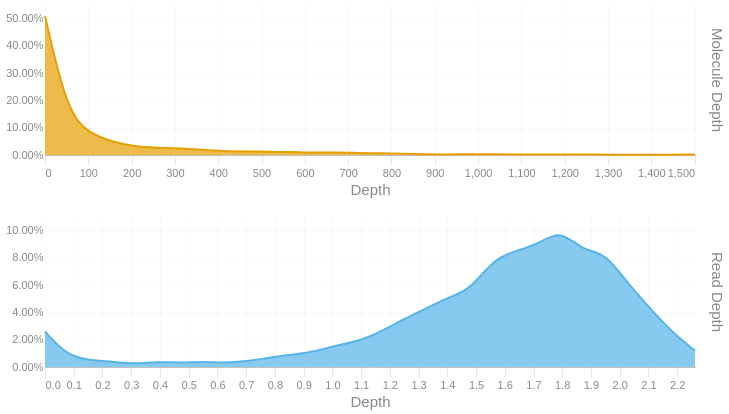

Notebook code for this chart:
### Code cell
readdep = depth_hist(tb['Read Depth'], q99, 3)
readdep = readdep.with_columns(pl.lit('Read Depth').alias('Metric'))
if not SKIPLR:
    moldep = depth_hist(tb['Molecule Depth'], mol_q99, 1)
    moldep = moldep.with_columns(pl.lit('Molecule Depth').alias('Metric'))
    _hist = pl.concat([readdep, moldep])
    _hist = _hist.filter(pl.col('Proportion') != 0)
    with SafeRender(_hist):
        (
            alt.Chart(_hist)        
            .mark_area(interpolate = "basis")
            .encode(
                x=alt.X('Bin:Q').scale(domainMin=0).axis(alt.Axis(title='Depth')),
                y = alt.Y('Proportion:Q', title = None).axis(format = '.2%'),
                color = alt.Color('Metric:N').legend(None),
                row = alt.Row("Metric:N").header(title = None, labelOrient = 'right'),
                tooltip = [
                    alt.Tooltip("Metric:N", title = "Metric"),
                    alt.Tooltip('Interval:N', title = "Depth Interval"),
                    alt.Tooltip('Proportion:Q', title = "% Alignments").format('.2%')
                ]
            )
            .resolve_scale(x='independent', y='independent')
            .properties(
                height = 150, width = 650,
                usermeta={'embedOptions': {'downloadFileName': f'{samplename}.depth.hist'}}
            )
        ).display()
else:
    readdep = readdep.filter(pl.col('Proportion') != 0)
    with SafeRender(readdep):
        (
            alt.Chart(readdep)        
            .mark_area(interpolate = "basis")
            .encode(
                x=alt.X('Bin:Q').scale(domainMin=0).axis(alt.Axis(title='Depth')),
                y = alt.Y('Proportion:Q', title = None).axis(format = '.2%'),
                tooltip = [
                    alt.Tooltip('Interval:N', title = "Depth Interval"),
                    alt.Tooltip('Proportion:Q', title = "% Alignments").format('.2%')
                ]
            )
            .properties(
                usermeta={'embedOptions': {'downloadFileName': f'{samplename}.depth.hist'}}
            )
        ).display()

### Figure 1 — Vega-Lite specification as saved in the notebook (floating-point values rounded to 4 significant figures)
{"width": 650, "height": 150, "config": {"title": {"anchor": "start", "dy": -15, "fontSize": 18, "color": "#888888", "subtitleColor": "#888888", "subtitleFontSize": 14}, "arc": {"fill": "#0072B2"}, "axis": {"domainColor": "#888888", "domainWidth": 0.5, "gridWidth": 0.2, "grid": false, "titleFontWeight": 400, "titleFontSize": 15, "labelFontSize": 11, "labelColor": "#888888", "tickColor": "#888888", "tickWidth": 0.2, "titleColor": "#888888"}, "axisBand": {"grid": false}, "axisX": {"grid": true, "tickSize": 10, "domainCap": "round"}, "axisY": {"domain": false, "grid": true, "tickSize": 0, "domainCap": "round"}, "background": "transparent", "header": {"labelFontSize": 15, "labelColor": "#888888", "titleFontSize": 15, "titleFontWeight": 600, "titleColor": "#888888"}, "legend": {"labelFont": "sans-serif", "labelFontSize": 12, "labelColor": "#888888", "symbolSize": 100, "symbolType": "circle", "titleFontSize": 12, "titlePadding": 10, "titleColor": "#888888", "title": null}, "range": {"category": ["#E69F00", "#56B4E9", "#009E73", "#F0E442", "#0072B2", "#D55E00", "#CC79A7", "#000000"], "diverging": ["#cfe8f3", "#a2d4ec", "#73bfe2", "#46abdb", "#1696d2", "#12719e"]}, "area": {"fill": "#0072B2", "fillOpacity": 0.7, "line": true, "strokeOpacity": 0.7}, "line": {"color": "#0072B2", "stroke": "#0072B2", "strokeWidth": 2}, "trail": {"color": "#0072B2", "stroke": "#0072B2", "strokeWidth": 0, "size": 1}, "point": {"filled": true, "fillOpacity": 1.0, "size": 95}, "text": {"color": "#888888", "fontSize": 11, "align": "right", "fontWeight": 400, "size": 11}, "bar": {"fill": "#0072B2", "stroke": null}, "view": {"stroke": null, "continuousWidth": 660, "continuousHeight": 400}}, "data": {"name": "data-cc2686ec9c92d84dbabe91082a8421ef"}, "mark": {"type": "area", "interpolate": "basis"}, "encoding": {"color": {"field": "Metric", "legend": null, "type": "nominal"}, "row": {"field": "Metric", "header": {"title": null, "labelOrient": "right"}, "type": "nominal"}, "tooltip": [{"field": "Metric", "title": "Metric", "type": "nominal"}, {"field": "Interval", "title": "Depth Interval", "type": "nominal"}, {"field": "Proportion", "format": ".2%", "title": "% Alignments", "type": "quantitative"}], "x": {"axis": {"title": "Depth"}, "field": "Bin", "scale": {"domainMin": 0}, "type": "quantitative"}, "y": {"axis": {"format": ".2%"}, "field": "Proportion", "title": null, "type": "quantitative"}}, "resolve": {"scale": {"x": "independent", "y": "independent"}}, "usermeta": {"embedOptions": {"downloadFileName": "S5_Hudson_1196.depth.hist"}}, "$schema": "https://vega.github.io/schema/vega-lite/v6.1.0.json", "datasets": {"data-cc2686ec9c92d84dbabe91082a8421ef": [{"Bin": 0.0, "Interval": "0.0-0.078", "Proportion": 0.026, "Metric": "Read Depth"}, {"Bin": 0.078, "Interval": "0.078-0.156", "Proportion": 0.008, "Metric": "Read Depth"}, {"Bin": 0.156, "Interval": "0.156-0.234", "Proportion": 0.005, "Metric": "Read Depth"}, {"Bin": 0.234, "Interval": "0.234-0.312", "Proportion": 0.004, "Metric": "Read Depth"}, {"Bin": 0.312, "Interval": "0.312-0.39", "Proportion": 0.002, "Metric": "Read Depth"}, {"Bin": 0.39, "Interval": "0.39-0.468", "Proportion": 0.004, "Metric": "Read Depth"}, {"Bin": 0.468, "Interval": "0.468-0.546", "Proportion": 0.003, "Metric": "Read Depth"}, {"Bin": 0.546, "Interval": "0.546-0.624", "Proportion": 0.004, "Metric": "Read Depth"}, {"Bin": 0.624, "Interval": "0.624-0.702", "Proportion": 0.003, "Metric": "Read Depth"}, {"Bin": 0.702, "Interval": "0.702-0.78", "Proportion": 0.004, "Metric": "Read Depth"}, {"Bin": 0.78, "Interval": "0.78-0.858", "Proportion": 0.007, "Metric": "Read Depth"}, {"Bin": 0.858, "Interval": "0.858-0.936", "Proportion": 0.009, "Metric": "Read Depth"}, {"Bin": 0.936, "Interval": "0.936-1.014", "Proportion": 0.011, "Metric": "Read Depth"}, {"Bin": 1.014, "Interval": "1.014-1.092", "Proportion": 0.016, "Metric": "Read Depth"}, {"Bin": 1.092, "Interval": "1.092-1.17", "Proportion": 0.019, "Metric": "Read Depth"}, {"Bin": 1.17, "Interval": "1.17-1.248", "Proportion": 0.026, "Metric": "Read Depth"}, {"Bin": 1.248, "Interval": "1.248-1.326", "Proportion": 0.035, "Metric": "Read Depth"}, {"Bin": 1.326, "Interval": "1.326-1.404", "Proportion": 0.043, "Metric": "Read Depth"}, {"Bin": 1.404, "Interval": "1.404-1.482", "Proportion": 0.051, "Metric": "Read Depth"}, {"Bin": 1.482, "Interval": "1.482-1.56", "Proportion": 0.057, "Metric": "Read Depth"}, {"Bin": 1.56, "Interval": "1.56-1.638", "Proportion": 0.079, "Metric": "Read Depth"}, {"Bin": 1.638, "Interval": "1.638-1.716", "Proportion": 0.085, "Metric": "Read Depth"}, {"Bin": 1.716, "Interval": "1.716-1.794", "Proportion": 0.09, "Metric": "Read Depth"}, {"Bin": 1.794, "Interval": "1.794-1.872", "Proportion": 0.101, "Metric": "Read Depth"}, {"Bin": 1.872, "Interval": "1.872-1.95", "Proportion": 0.085, "Metric": "Read Depth"}, {"Bin": 1.95, "Interval": "1.95-2.028", "Proportion": 0.084, "Metric": "Read Depth"}, {"Bin": 2.028, "Interval": "2.028-2.106", "Proportion": 0.061, "Metric": "Read Depth"}, {"Bin": 2.106, "Interval": "2.106-2.184", "Proportion": 0.043, "Metric": "Read Depth"}, {"Bin": 2.184, "Interval": "2.184-2.262", "Proportion": 0.025, "Metric": "Read Depth"}, {"Bin": 2.262, "Interval": "2.262-2.34", "Proportion": 0.012, "Metric": "Read Depth"}, {"Bin": 0.0, "Interval": "0.0-51.8", "Proportion": 0.51, "Metric": "Molecule Depth"}, {"Bin": 51.8, "Interval": "51.8-103.5", "Proportion": 0.153, "Metric": "Molecule Depth"}, {"Bin": 103.5, "Interval": "103.5-155.3", "Proportion": 0.078, "Metric": "Molecule Depth"}, {"Bin": 155.3, "Interval": "155.3-207.0", "Proportion": 0.049, "Metric": "Molecule Depth"}, {"Bin": 207.0, "Interval": "207.0-258.8", "Proportion": 0.03, "Metric": "Molecule Depth"}, {"Bin": 258.8, "Interval": "258.8-310.5", "Proportion": 0.027, "Metric": "Molecule Depth"}, {"Bin": 310.5, "Interval": "310.5-362.3", "Proportion": 0.024, "Metric": "Molecule Depth"}, {"Bin": 362.3, "Interval": "362.3-414.0", "Proportion": 0.019, "Metric": "Molecule Depth"}, {"Bin": 414.0, "Interval": "414.0-465.8", "Proportion": 0.014, "Metric": "Molecule Depth"}, {"Bin": 465.8, "Interval": "465.8-517.5", "Proportion": 0.013, "Metric": "Molecule Depth"}, {"Bin": 517.5, "Interval": "517.5-569.3", "Proportion": 0.012, "Metric": "Molecule Depth"}, {"Bin": 569.3, "Interval": "569.3-621.0", "Proportion": 0.011, "Metric": "Molecule Depth"}, {"Bin": 621.0, "Interval": "621.0-672.8", "Proportion": 0.008, "Metric": "Molecule Depth"}, {"Bin": 672.8, "Interval": "672.8-724.5", "Proportion": 0.01, "Metric": "Molecule Depth"}, {"Bin": 724.5, "Interval": "724.5-776.3", "Proportion": 0.007, "Metric": "Molecule Depth"}, {"Bin": 776.3, "Interval": "776.3-828.0", "Proportion": 0.006, "Metric": "Molecule Depth"}, {"Bin": 828.0, "Interval": "828.0-879.8", "Proportion": 0.005, "Metric": "Molecule Depth"}, {"Bin": 879.8, "Interval": "879.8-931.5", "Proportion": 0.002, "Metric": "Molecule Depth"}, {"Bin": 931.5, "Interval": "931.5-983.3", "Proportion": 0.002, "Metric": "Molecule Depth"}, {"Bin": 983.3, "Interval": "983.3-1035.0", "Proportion": 0.003, "Metric": "Molecule Depth"}, {"Bin": 1035.0, "Interval": "1035.0-1086.8", "Proportion": 0.003, "Metric": "Molecule Depth"}, {"Bin": 1087.0, "Interval": "1086.8-1138.6", "Proportion": 0.002, "Metric": "Molecule Depth"}, {"Bin": 1139.0, "Interval": "1138.6-1190.3", "Proportion": 0.002, "Metric": "Molecule Depth"}, {"Bin": 1190.0, "Interval": "1190.3-1242.1", "Proportion": 0.002, "Metric": "Molecule Depth"}, {"Bin": 1242.0, "Interval": "1242.1-1293.8", "Proportion": 0.002, "Metric": "Molecule Depth"}, {"Bin": 1294.0, "Interval": "1293.8-1345.6", "Proportion": 0.001, "Metric": "Molecule Depth"}, {"Bin": 1346.0, "Interval": "1345.6-1397.3", "Proportion": 0.001, "Metric": "Molecule Depth"}, {"Bin": 1397.0, "Interval": "1397.3-1449.1", "Proportion": 0.001, "Metric": "Molecule Depth"}, {"Bin": 1449.0, "Interval": "1449.1-1500.8", "Proportion": 0.001, "Metric": "Molecule Depth"}, {"Bin": 1501.0, "Interval": "1500.8-1552.57", "Proportion": 0.002, "Metric": "Molecule Depth"}]}}
